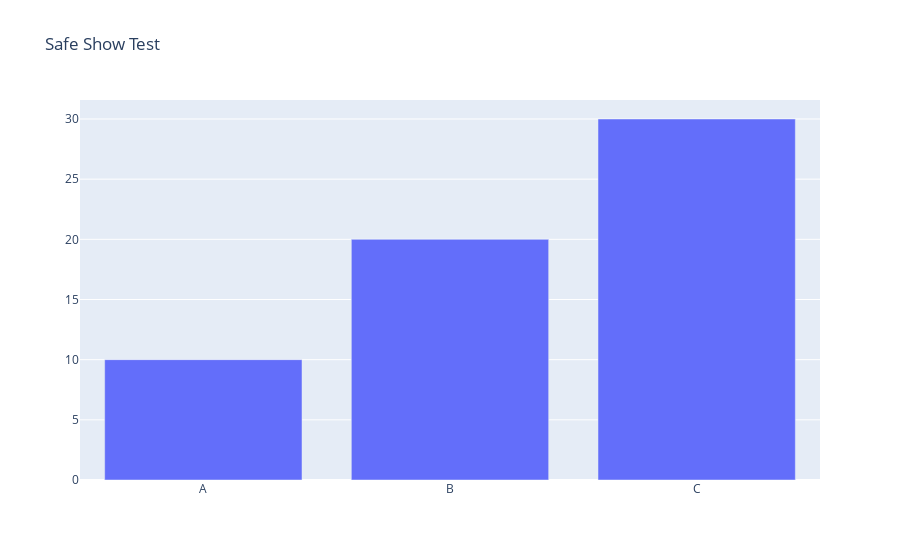

The cell this chart's notebook holds for it:
### Code cell
import plotly.graph_objects as go
import plotly.io as pio

def safe_show(fig, filename="figure.png"):
    try:
        fig.show()
    except Exception as e:
        print(f"⚠️ Inline render failed: {e}")
        fig.write_image(filename)
        print(f"✅ Saved fallback image to {filename}")

# Example
fig = go.Figure()
fig.add_bar(x=["A","B","C"], y=[10,20,30])
fig.update_layout(title="Safe Show Test")

safe_show(fig)

### Figure 1 — Plotly figure (JSON) as saved in the notebook; plotly's stock layout.template omitted (floating-point values rounded to 4 significant figures)
{"data": [{"type": "bar", "x": ["A", "B", "C"], "y": [10, 20, 30]}], "layout": {"title": {"text": "Safe Show Test"}}}
